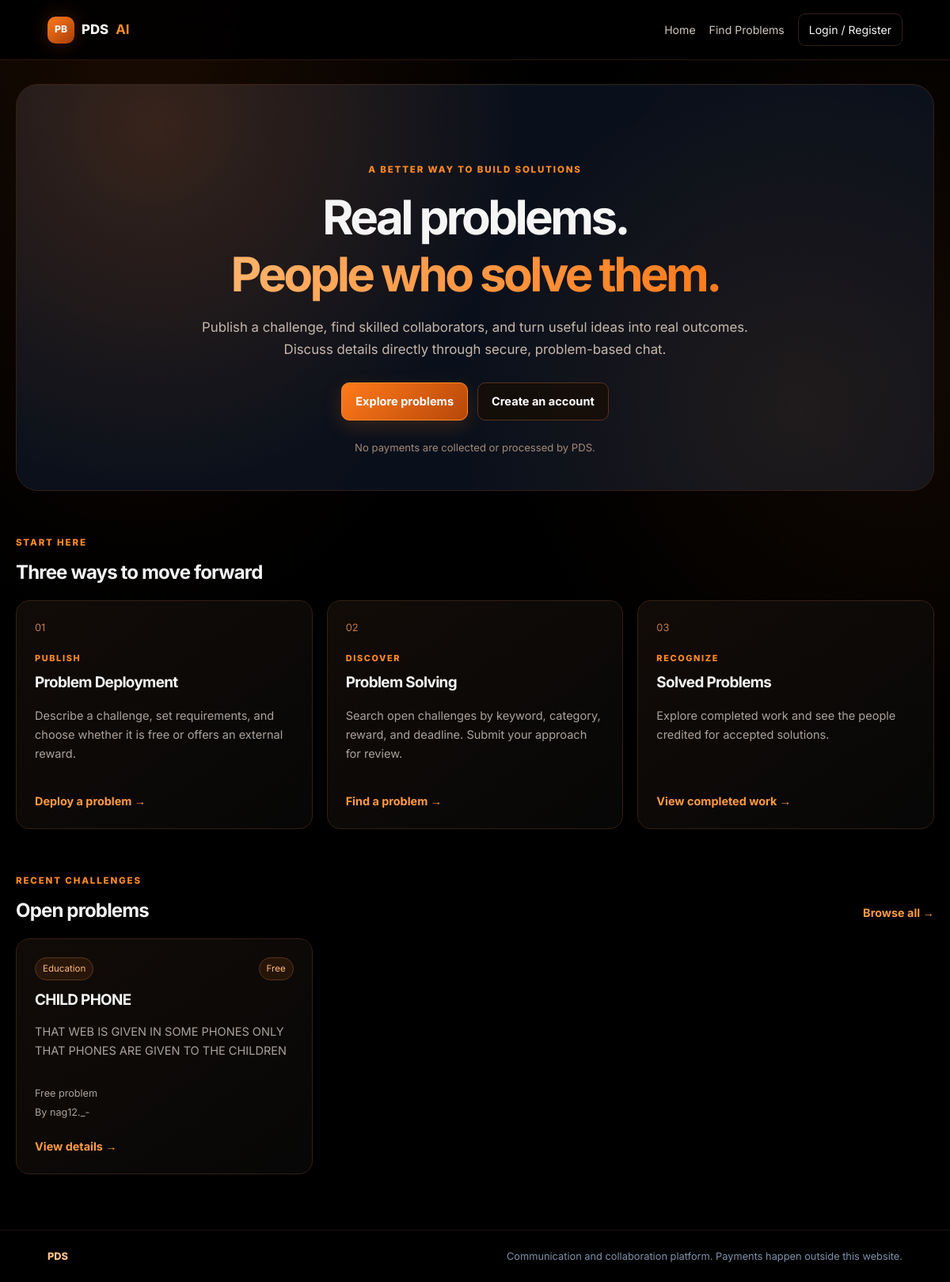
The page / on the database its author committed.
### tables this page shows
CREATE TABLE problems(
      id INTEGER PRIMARY KEY AUTOINCREMENT, public_id TEXT UNIQUE NOT NULL,
      user_id INTEGER NOT NULL REFERENCES users(id), title TEXT NOT NULL,
      statement TEXT NOT NULL, description TEXT NOT NULL, category TEXT NOT NULL,
      requirements TEXT DEFAULT '', expected_result TEXT DEFAULT '', skills TEXT DEFAULT '',
      instructions TEXT DEFAULT '', problem_type TEXT NOT NULL CHECK(problem_type IN ('Free','Paid')),
      reward REAL, deadline TEXT, duration TEXT DEFAULT '', deliverables TEXT DEFAULT '',
      acceptance_criteria TEXT DEFAULT '', attachment_name TEXT, attachment_key TEXT,
      status TEXT NOT NULL DEFAULT 'Open', views INTEGER NOT NULL DEFAULT 0,
      created_at TEXT NOT NULL, accepted_solution_id INTEGER
    );

CREATE TABLE users(
      id INTEGER PRIMARY KEY AUTOINCREMENT, username TEXT UNIQUE NOT NULL,
      password_hash TEXT NOT NULL, bio TEXT DEFAULT '', created_at TEXT NOT NULL
    );

### app.py (the view)
@app.get("/")
def index():
    rows = db().execute("""SELECT p.*,u.username AS deployer_name FROM problems p JOIN users u ON u.id=p.user_id
      WHERE p.status='Open' ORDER BY p.created_at DESC LIMIT 6""").fetchall()
    return render_template("home.html", problems=rows)

### app.py (called while the page is built)
def db():
    if "db" not in g:
        g.db = sqlite3.connect(DB_PATH)
        g.db.row_factory = sqlite3.Row
        g.db.execute("PRAGMA foreign_keys = ON")
    return g.db

def current_user():
    uid = session.get("user_id")
    if not uid: return None
    return db().execute("SELECT id, username, bio FROM users WHERE id=?", (uid,)).fetchone()

@app.context_processor
def inject_user():
    return {"current_user": current_user(), "categories": CATEGORIES}

@app.before_request
def csrf_protect():
    if request.method == "POST":
        sent = request.form.get("_csrf", "")
        expected = session.get("_csrf", "")
        if not expected or not secrets.compare_digest(sent, expected):
            abort(400, "Invalid or expired form token. Refresh the page and try again.")

@app.context_processor
def inject_csrf():
    return {"csrf_token": csrf_token}

### templates/home.html
{% extends "base.html" %}{% block title %}PDS — Connect problems to solutions{% endblock %}{% block content %}
<section class="hero"><span class="eyebrow">A BETTER WAY TO BUILD SOLUTIONS</span><h1>Real problems.<br><span class="gradient-text">People who solve them.</span></h1><p>Publish a challenge, find skilled collaborators, and turn useful ideas into real outcomes. Discuss details directly through secure, problem-based chat.</p><div class="actions"><a class="button" href="{{ url_for('dashboard') }}">Explore problems</a>{% if current_user %}<a class="button secondary" href="{{ url_for('post') }}">Deploy a problem</a>{% else %}<a class="button secondary" href="{{ url_for('auth') }}">Create an account</a>{% endif %}</div>
<div class="hero-note">No payments are collected or processed by PDS.</div></section>
<section class="section"><div class="section-heading"><div><span class="eyebrow">START HERE</span><h2>Three ways to move forward</h2></div></div>
<div class="home-options">
<a class="home-card deployer-card" href="{{ url_for('post') }}"><span class="card-index">01</span><span class="home-label">PUBLISH</span><h3>Problem Deployment</h3><p>Describe a challenge, set requirements, and choose whether it is free or offers an external reward.</p><span class="home-link">Deploy a problem →</span></a>
<a class="home-card solver-card" href="{{ url_for('dashboard') }}"><span class="card-index">02</span><span class="home-label">DISCOVER</span><h3>Problem Solving</h3><p>Search open challenges by keyword, category, reward, and deadline. Submit your approach for review.</p><span class="home-link">Find a problem →</span></a>
<a class="home-card solved-card" href="{{ url_for('solved') }}"><span class="card-index">03</span><span class="home-label">RECOGNIZE</span><h3>Solved Problems</h3><p>Explore completed work and see the people credited for accepted solutions.</p><span class="home-link">View completed work →</span></a>
</div></section>
<section class="section"><div class="section-heading"><div><span class="eyebrow">RECENT CHALLENGES</span><h2>Open problems</h2></div><a class="text-link" href="{{ url_for('dashboard') }}">Browse all →</a></div>
{% if problems %}<div class="problem-grid">{% for p in problems %}<article class="problem-card"><div class="card-top"><span class="tag">{{ p.category }}</span><span class="status">{{ p.problem_type }}</span></div><h3>{{ p.title }}</h3><p>{{ p.description|truncate(150) }}</p><div class="card-meta">{% if p.problem_type=='Paid' %}<strong>Reward offered: ₹{{ '%.2f'|format(p.reward) }}</strong>{% else %}<span>Free problem</span>{% endif %}<span>By {{ p.deployer_name }}</span></div><a class="text-link" href="{{ url_for('detail',problem_id=p.id) }}">View details →</a></article>{% endfor %}</div>{% else %}<div class="empty-state"><h3>Your community starts here</h3><p>Log in to publish the first challenge.</p></div>{% endif %}</section>{% endblock %}

### static/style.css (style rules this page uses)
:root { --bg:#000000;--surface:#0b0b0b;--surface2:#14100d;--line:#342015;--text:#f5f5f5;--muted:#aaa29c;--blue:#ff7a1a;--cyan:#ff8a24;--glow:rgba(255,122,26,.24);--green:#ffb45c;--red:#ff7c8a }
* { box-sizing:border-box }
html { min-height:100%;background:var(--bg) }
body { margin:0;color:var(--text);font-family:Inter,system-ui,sans-serif;line-height:1.65;background:radial-gradient(ellipse at 15% 0%,rgba(255,112,20,.10),transparent 35%),radial-gradient(ellipse at 95% 28%,rgba(255,122,26,.07),transparent 32%),var(--bg);min-height:100vh }
a { color:inherit;text-decoration:none }
p { color:#d4cbc3;margin:.5rem 0 1rem }
h1,h2,h3 { line-height:1.2;letter-spacing:-.035em;margin-top:0 }
h1 { font-size:clamp(2.2rem,5vw,4rem) }
h2 { font-size:1.5rem }
h3 { font-size:1.18rem }
.hero { position:relative;text-align:center;padding:clamp(45px,8vw,92px) 24px 42px;border:1px solid var(--line);border-radius:28px;overflow:hidden;background:radial-gradient(circle at 15% 10%,rgba(255,122,26,.17),transparent 42%),radial-gradient(circle at 85% 80%,rgba(255,138,36,.08),transparent 40%),rgba(13,20,34,.8);box-shadow:inset 0 1px rgba(255,255,255,.025) }
.eyebrow { display:inline-block;color:var(--cyan);font-size:.72rem;font-weight:800;letter-spacing:.16em;margin-bottom:14px }
.hero h1 { max-width:850px;margin:0 auto 18px;letter-spacing:-.06em }
.gradient-text { background:linear-gradient(100deg,#ffb36b,#ff7a1a);-webkit-background-clip:text;background-clip:text;color:transparent }
.hero>p { max-width:690px;margin:0 auto;color:#c6b8ad;font-size:1.05rem }
.actions,.action-row { display:flex;flex-wrap:wrap;gap:12px;align-items:center }
.actions { justify-content:center;margin-top:28px }
.button { display:inline-flex;align-items:center;justify-content:center;gap:8px;border:1px solid #ff8a24;border-radius:10px;padding:11px 17px;color:#fff;font-weight:700;font-size:.91rem;background:linear-gradient(135deg,#ff7a1a,#b74709);box-shadow:0 8px 24px rgba(255,122,26,.18);cursor:pointer;font-family:inherit;transition:transform .18s,border-color .18s }
.button.secondary { background:rgba(22,13,7,.85);border-color:#59321c;box-shadow:none }
.hero-note { margin-top:24px;color:#a48a78;font-size:.82rem }
.section { margin-top:50px }
.section-heading { display:flex;justify-content:space-between;align-items:end;gap:18px;margin-bottom:20px }
.section-heading h2 { margin:0 }
.home-options,.problem-grid { display:grid;grid-template-columns:repeat(3,minmax(0,1fr));gap:18px }
.home-card,.problem-card,.panel,.filter-panel,.chat-panel { border:1px solid var(--line);border-radius:17px;background:linear-gradient(145deg,rgba(18,12,8,.97),rgba(7,7,7,.98));padding:23px;min-width:0 }
.home-card { display:flex;flex-direction:column;min-height:255px;transition:transform .2s,border-color .2s,box-shadow .2s }
.card-index { font-size:.8rem;color:#c47b46;margin-bottom:20px }
.home-label { font-size:.68rem;font-weight:800;letter-spacing:.15em;color:var(--cyan) }
.home-card h3 { margin:10px 0 }
.home-card p,.problem-card p { font-size:.91rem;color:var(--muted) }
.home-link,.text-link { color:#ff9a43;font-weight:700;font-size:.9rem }
.home-link { margin-top:auto;padding-top:20px }
.problem-card { display:flex;flex-direction:column;gap:8px }
.problem-card h3 { margin:6px 0 0 }
.problem-card .text-link { margin-top:auto;padding-top:12px }
.card-top { display:flex;flex-wrap:wrap;align-items:center;justify-content:space-between;gap:8px }
.tag,.status { display:inline-flex;border:1px solid #59351f;border-radius:99px;padding:4px 9px;font-size:.72rem;color:#ffb875;background:rgba(255,122,26,.10) }
.card-meta { display:flex;flex-direction:column;gap:3px;color:var(--muted);font-size:.79rem;padding-top:8px }

### rows shown on the page
problems: category "Education", problem_type "Free", title "CHILD PHONE", description "THAT WEB IS GIVEN IN SOME PHONES ONLY THAT PHONES ARE GIVEN TO THE CHILDREN", shows "Free problem", deployer_name "nag12._-"
